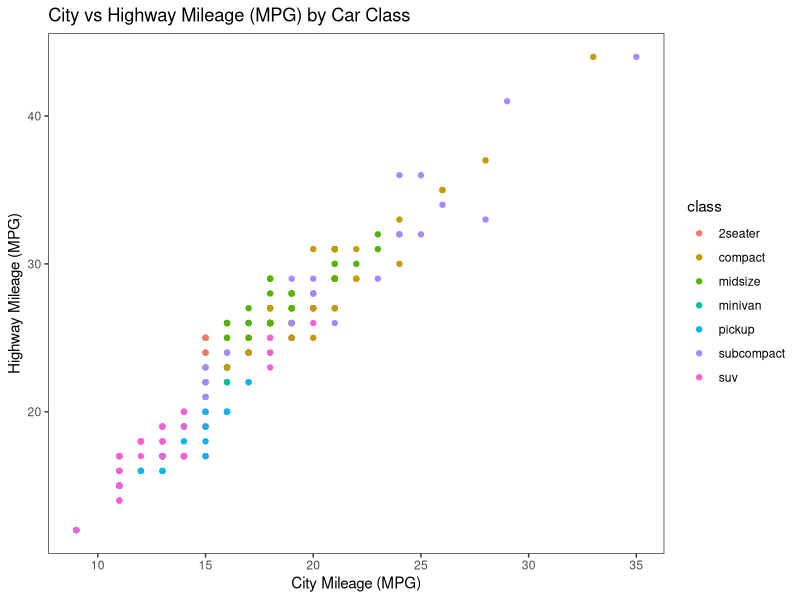
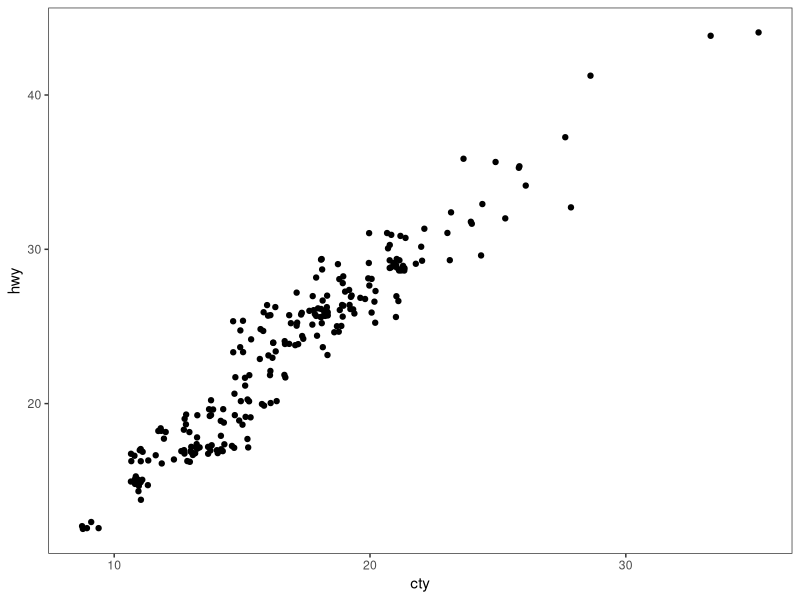
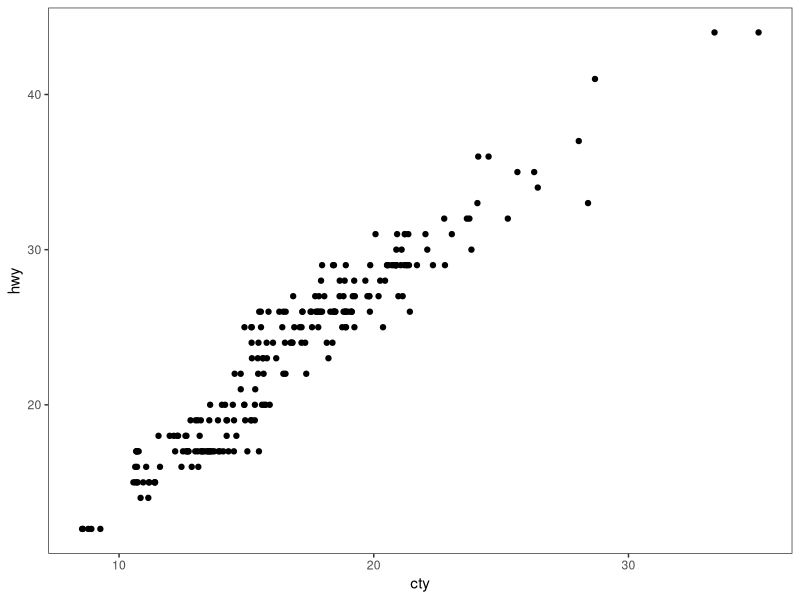
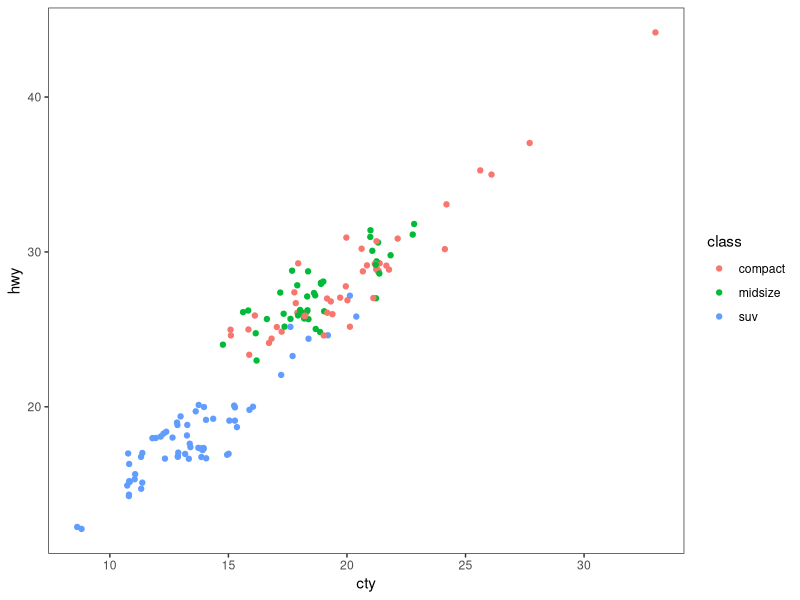
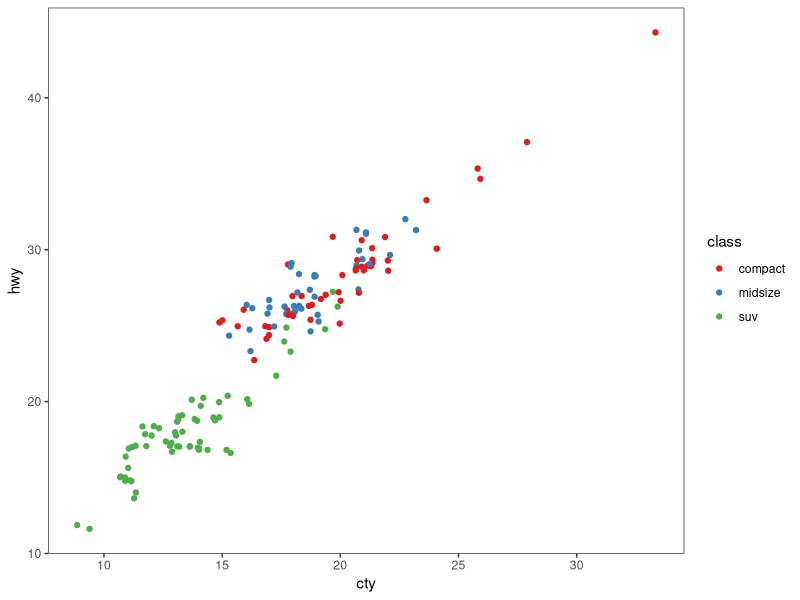
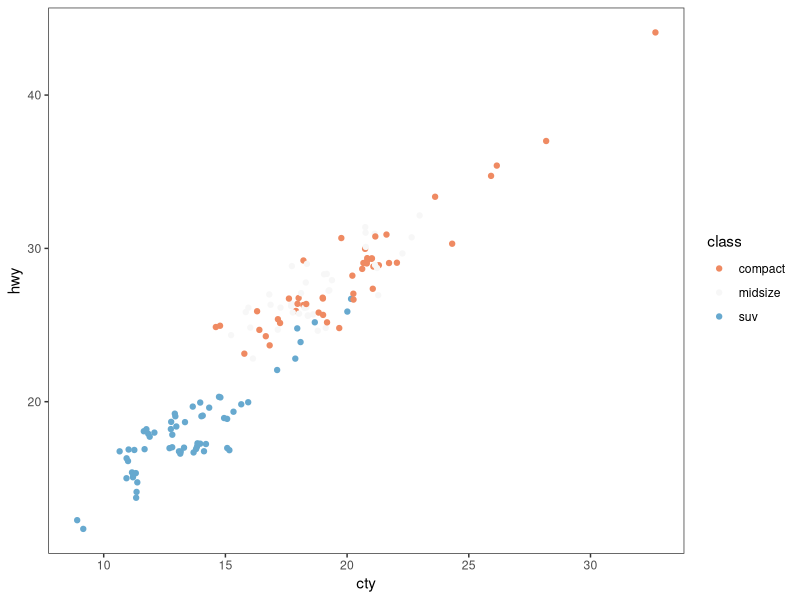
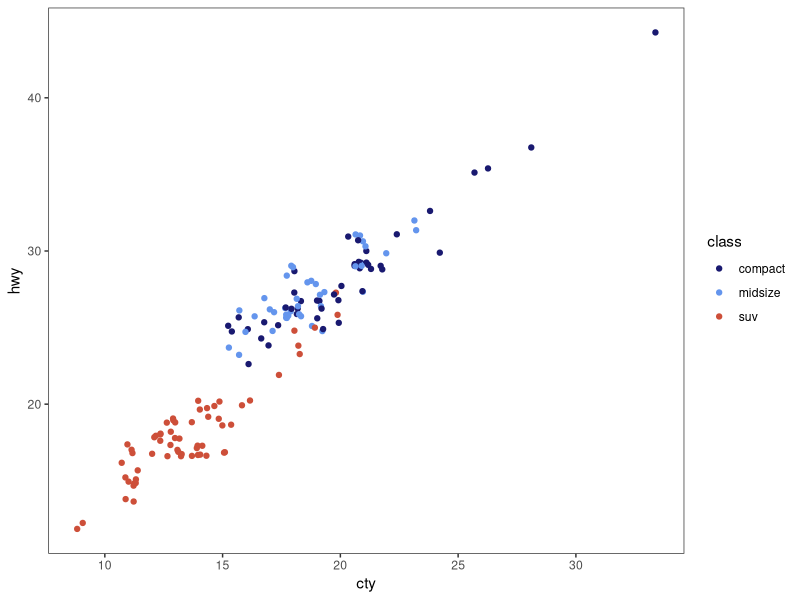
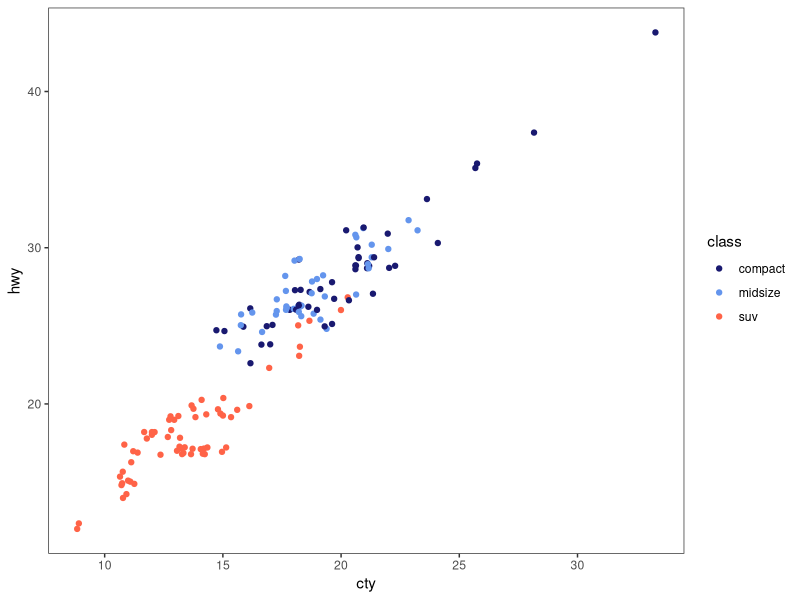

The R script that drew these images, in order: (Note: this script raises an error after producing the figures.)
# ---------------------------------------------------------- #
#### MODULE 3: Plot even more data!                       ####               
# ---------------------------------------------------------- #

## OBJECTIVE:
# 1. To develop a "grammar of graphics".
# 2. To become comfortable using ggplot2 for exploratory data visualization.


# ---------------------------------------------------------- #
#### SET UP:                                              ####
# ---------------------------------------------------------- #
# REMINDER: In RStudio, open the Rproject for our course (UNCG_DataWrangling), 
# pull any changes from GitHub, and navigate to the branch you created for 
# yourself (just a single branch for the whole semester) in RStudio's Git tab.
# Open this week's assignment in this new branch to complete and submit on GitHub.
# Ideally, you'll commit your answers a bit at a time as you work through
# this assignment, rather than committing all at once at the end.

# Reminder of some helpful resources for graphing in R:
# ggplot Cookbook: http://www.cookbook-r.com/Graphs/
# Official ggplot2 Book: https://ggplot2-book.org/
# Themes in ggplot2: https://ggplot2-book.org/polishing.html#themes

# In ggplot2, aesthetic means “something you can see”. Each aesthetic is a
# mapping between a visual cue and a variable.
# Examples include:
# position (i.e., on the x and y axes)
# color (“outside” color)
# fill (“inside” color)
# shape (of points)
# line type
# size

# Each type of geometric object (geom) accepts only a subset of all aesthetics.
# Refer to the geom help pages to see what mappings each geom accepts. Aesthetic
# mappings are set with the aes() function.

# TASK: We will be using the ggplot2 package for graphing. Fortunately, ggplot2 
# is nested within the tidyverse package (along with many others).
# Start by writing code to load the tidyverse library.
# HINT: see the end of assignment #1 if you forgot how to load a package.


library(tidyverse)

# TASK: Write code below to set your theme to black and white and both your major
# AND minor gridlines to element_blank for all plots you'll be making today.
# HINT: Check back to last week's assignment section 1.9 for setting themes for
# all plots.

theme_set(theme_bw() + theme(panel.grid.major = element_blank(),
                             panel.grid.minor = element_blank()))

# ---------------------------------------------------------- #
#### 1.0 CORRELATION                                      ####
# ---------------------------------------------------------- #

# We learned how to make correlations last week, but it never hurts to get
# more practice! Let's start by using a data set built into ggplot2.
# The mpg dataset looks at the gas efficiency of different cars. Run the following
# code to load the data:
data(mpg, package = "ggplot2")

# TASK: Create a scatterplot (i.e., a dot plot) to relate city and highway mileage.
# Color the points by the class of car (class column) and label the x and y axis 
# to be more informative (City Mileage (MPG) vs Highway Mileage (MPG)).
# HINT: Refer back to last week's assignment or the ggplot help resources if you 
# forget how to make a scatterplot.

ggplot(mpg, aes(x = cty, y = hwy, color = class)) + 
  geom_point() +
  labs(x = "City Mileage (MPG)", y = "Highway Mileage (MPG)", title = "City vs Highway Mileage (MPG) by Car Class")

# Looks alright, but the graph may be hiding some information...
# QUESTION: How many data points are in the mpg dataframe?
##ANSWER: There are 234 data points in the mog dataframe.

# QUESTION: Approximately how many dots are in the graph you just made? How does
# that compare to the number of observations in the dataframe?
##ANSWER: There are 78 dots in the graph, this is less than the 234 observations in the dataset. 

# Try another correlation-focused geom that addresses this problem by running
# the following code:
ggplot(data=mpg, aes(x=cty, y=hwy)) + 
  geom_jitter()


# QUESTION: What happened when you created the plot with geom_jitter?
##ANSWER: It changes to a similar scatterplot, but without graphing cars by class and color and with all of the datapoints included. 

# QUESTION: Run the code to create a plot using geom_jitter a second time. Then run it
# again and again. What happens each time? Why is this happening?
##ANSWER: Each time i run the code, the datapoints shift slightly. This is because geom_jitter shifts individual points slightly so that all individual points are visible even those that have the same value. 

# TASK: The default in geom_jitter is to jitter (or slightly move) the points away
# from each other in both the x and y directions. Check the help file for geom_jitter
# and write code below to make a graph where you jitter points in only the x-dimension
# by 0.5.

ggplot(data=mpg, aes(x=cty, y=hwy)) + 
  geom_jitter(width = 0.5, height = 0)


# ---------------------------------------------------------- #
#### 1.1 DETOUR! COLORS, COLORS, COLORS                   ####
# ---------------------------------------------------------- #

# Our world is so colorful, and our graphs can be too! But we want to be mindful
# of our color choices to not only be beautiful, but also informative and accessible.

# TASK: Create a new dataframe that filters our mpg data down to only information
# for car classes compact, midsize, and suv using an %in% statement. Name your 
# new dataframe mpgSubset.
# HINT: Refer back to the Transform assignment if you want help with %in% (or 
# try googling!)

mpgSubset <- mpg %>% filter(class %in% c("compact", "midsize", "suv"))

# ggplot has lots of nice (and some not so nice) built-in color palettes that we 
# can use to fill our bars with color. Try running the following code:
ggplot(data=mpgSubset, aes(x=cty, y=hwy, color=class)) +
  geom_jitter()

# The code above supplies us with ggplot's default color palette, which I find not
# so pleasing. Let's try to change this!

# We can add a statement specifying the scale of colors we would prefer. One way
# to do this is to use other pre-set palettes from ggplot. Run the code below to 
# ask ggplot to use the color brewer's palette called Set 1.
ggplot(data=mpgSubset, aes(x=cty, y=hwy, color=class)) +
  geom_jitter() +
  scale_color_brewer(palette="Set1")

# Alternatively, we could use the "RdBu" palette:
ggplot(data=mpgSubset, aes(x=cty, y=hwy, color=class)) +
  geom_jitter() +
  scale_color_brewer(palette="RdBu")

# QUESTION: Investigate the color brewer's range of palettes at this website: 
# https://r-graph-gallery.com/38-rcolorbrewers-palettes.html
# What do you notice about the colors chosen from each of the palettes that we
# used above? (i.e., does it use the first three colors in the palette? The last
# three? Some other combination?)
##ANSWER: For the "Set1" color palette, it uses the first 3 colors. For the "RdBu" color palette, it uses a combination of colors in the "middle" of the palette, one on the red side (light orange), one white, and one on the blue side (light blue).

# We could also pick out EXACTLY which colors we want for our figure. 
# There are 4 main ways to specify colors in R:
### by name
### by number
### by Hex code
### with the rgb() function

# By Name: R allows you to call more than 600 colors by name! Run the following
# code to see a list:
colors()

# We can put in the colors we chose for each variable by adding the 
# scale_color_manual() function to our plot. Try it out by running the following
# code:
ggplot(data=mpgSubset, aes(x=cty, y=hwy, color=class)) +
  geom_jitter() +
  scale_color_manual(values=c('midnightblue', 'cornflowerblue', 'tomato3'))


# You can also chose colors by number, which are assigned in R.

# TASK: Copy and paste the code to make our scatterplot and replace the color names
# with three numbers of your choice (between 1 and 657). How does your new figure look?
# HINT: remember to remove the quotation marks when calling numbers.


# QUESTION: How do you think you could figure out which color name belongs to
# each color number?
# HINT: Try creating a dataframe from color() by passing it into the
# as.data.frame() function.


# You can also chose colors by Hex code. A Hex color code is a 6-symbol code made
# of up to three 2-symbol elements (6 symbols in length all together). Each of 
# the 2-symbol elements represents a color value in the Red-Green-Blue (RGB) color
# scale from 0 to 255. Hex codes are written with a # in front of them. Let's try
# out calling our colors using hex code.
ggplot(data=mpgSubset, aes(x=cty, y=hwy, color=class)) +
  geom_jitter() +
  scale_color_manual(values=c('#191970', '#6495ED', '#FF6347'))

# There are two great things about hex codes. First, you can call ANY color you 
# want with a hex code. That is, you're not limited to the 657 colors that are
# in ggplot. By specifying the color by hex code, you can pick literally anything!

# TASK: Google the search term "color picker". This should bring up google's color
# picker (in addition to a billion other color picking websites). Use this color
# picker to generate the hex codes for three new colors of your choice. Then copy
# and paste the above code, replacing the hex codes with your color choices.
ggplot(data=mpgSubset, aes(x=cty, y=hwy, color=class)) +
  geom_jitter() +
  scale_color_manual(values=c('#f274ab', '#c4a2f5', '#a2c0f5'))

# The second great thing about hex codes is that you can control the transparency
# of your colors. Transparency is set in a hex code by adding two extra symbols
# to the end, which together make up the "alpha" element. Adding 00 to the end 
# of your hex code will make your color completely transparent, while adding FF 
# to the end will make it completely opaque. Any number/letters in-between will 
# result in partial transparency. You can find a complete list of transparencies
# between 0-100% here: https://gist.github.com/lopspower/03fb1cc0ac9f32ef38f4

# TASK: Try out transparency by copying and pasting your graph code below and
# adding the alpha element to the end of each of your hex codes to make your
# first color 0% transparent, your second color 50% transparent, and your third
# color 100% transparent.

ggplot(data=mpgSubset, aes(x=cty, y=hwy, color=class)) +
  geom_jitter() +
  scale_color_manual(values=c('#f274abFF', '#c4a2f580', '#a2c0f500'))

# QUESTION: What happened to the point that you set to 100% transparent?
##ANSWER: The points are not visible on the graph. 

# Finally, we can set our colors using the rgb() function. This operates very
# similarly to the hex code, where you can pick exactly the color and transparency
# you want. Try it out by running the following code:
ggplot(data=mpgSubset, aes(x=cty, y=hwy, color=class)) +
  geom_jitter() +
  scale_color_manual(values=c(rgb(.10, .10, .44, 1), rgb(.39, .58, .93, 1), rgb(1.0, .39, .28, 1)))

# TASK: Modify the above code to make all of your points 50% transparent.

ggplot(data=mpgSubset, aes(x=cty, y=hwy, color=class)) +
  geom_jitter() +
  scale_color_manual(values=c(rgb(.10, .10, .44, 0.5), rgb(.39, .58, .93, 0.5), rgb(1.0, .39, .28, 0.5)))

# There are so many inventive and artistic people in the world who have expanded
# the offerings for colors in ggplot. Check out some notable ones listed below
# when choosing colors for this assignment.
### Color-blind friendly palettes: https://github.com/JLSteenwyk/ggpubfigs
### Color palettes from vintage National Parks posters: https://github.com/katiejolly/nationalparkcolors
### Color palettes based on Wes Anderson movies: https://github.com/karthik/wesanderson
### Color palettes from famous Dutch paintings: https://github.com/EdwinTh/dutchmasters


# ---------------------------------------------------------- #
#### 1.2 DETOUR! LEGENDS                                  ####
# ---------------------------------------------------------- #

# When you specify colors in your ggplot code, R throws in a bonus legend for free!
# However, this legend is often not as clear or visually appealing as we might 
# prefer. But as with all geometric objects in ggplot, legends can be easily altered.

# Run the following code to create a scatter plot. Feel free to modify the colors
# as you prefer!
ggplot(data=mpgSubset, aes(x=cty, y=hwy, color=class)) +
  geom_jitter() +
  scale_color_manual(values=c('#f274ab', '#73faff', '#ffd663'))

# QUESTION: Where did ggplot get the legend title and values from?
##ANSWER: It got it from the names of the columns used for the aesthetic values. 

# We could change the title and values in our legend by altering the dataframe
# we are passing into ggplot. But that seems a bit drastic. Instead, we can 
# lean on the same code that specifies our color picks to alter the legend text.
# Try it out by running the following code:
ggplot(data=mpgSubset, aes(x=cty, y=hwy, color=class)) + 
  # Creates a plot from the mpgSubset dataset and assigns cit and hwy to 
  # the x and y values and class to color.
  geom_jitter() + 
  # Creates a scatterplot with the jitter function that adds variation to the
  # points, preventing overlap. 
  scale_color_manual(values=c('#FCBA03', '#380754', '#496916'),
                     # Assigns tolors to the classes of cars in the dataset. 
                     name='Class of Car', 
                     # Names the plot legend for class.
                     breaks=c('suv', 'midsize', 'compact'), 
                     # Picks the data values from the class column and
                     # determines their display order.
                     labels=c('SUV', 'Midsize', 'Compact'))
                    # Assigns labels to the classes in the legend. 
                    

# TASK: Label each line of the code above with what it is doing.
# HINT: Check the scale_color_manual help file or ggplot Cookbook for more info.


# IMPORTANT: It is important to pay attention to the order you provide ggplot with 
# your color choices and legend labels! Try running the following code:
ggplot(data=mpgSubset, aes(x=cty, y=hwy, color=class)) + 
  geom_jitter() + 
  scale_color_manual(values=c('#FCBA03', '#380754', '#496916'), 
                     name='Class of Car', 
                     breaks=c('suv', 'midsize', 'compact'), 
                     labels=c('Compact', 'SUV', 'Midsize')) 


# QUESTION: What is wrong with the code above? Why is it so important to be
# careful with the order you pass information into ggplot?
##ANSWER: The code above has a different order for the classes and their respective labels (ie. suv = Compact, midsoze = SUV, compact = Midsize in the legend). It's important to check the order of your code to make sure that it is labelled correctly.

# While changing the legend text and factor order takes place in the scale_color_manual
# step, moving the legend around on the graph page is part of the graph theme. We
# can try this out using the code below:
ggplot(data=mpgSubset, aes(x=cty, y=hwy, color=class)) + 
  geom_jitter() + 
  theme(legend.position='top')


# TASK: Modify the code above to have the legend display along the bottom of
# the figure.
ggplot(data=mpgSubset, aes(x=cty, y=hwy, color=class)) + 
  geom_jitter() + 
  theme(legend.position='bottom')

# We can also have the legend located within the area of the graph itself! We can 
# do this by specifying the coordinates for where the legend should go within the
# graph axes. First we set the legend position and then we set the anchoring 
# position by justifying the legend.
### bottom left: 0,0
### bottom right: 1,0
### top left: 0,1
### top right: 1,1

# Try it out by running the following code:
ggplot(data=mpgSubset, aes(x=cty, y=hwy, color=class)) + 
  geom_jitter() + 
  theme(legend.position=c(1,0), legend.justification=c(1,0))

# QUESTION: What happens if you don't include the code for legend justification
# above?
ggplot(data=mpgSubset, aes(x=cty, y=hwy, color=class)) + 
  geom_jitter()

##ANSWER: The legend appears on the right side of the graph, making the graph narrow and more difficult to interpret. 

# TASK: Copy and paste the code from above. Modify it to place the legend in the
# upper left part of the graph.

ggplot(data=mpgSubset, aes(x=cty, y=hwy, color=class)) + 
  geom_jitter() + 
  theme(legend.position=c(0,1), legend.justification=c(0,1))

# Finally, we might want to remove the legend altogether! We would do so by
# modifying the theme as well. 

# TASK: Check the ggplot cookbook to find the legends section. Read what it says 
# about removing the legend. Then copy and paste the graph code from above. Modify
# the code to remove the legend.

ggplot(data=mpgSubset, aes(x=cty, y=hwy, color=class)) + 
  geom_jitter() + 
  theme(legend.position = "none")


# ---------------------------------------------------------- #
#### 2.0 DEVIATION                                        ####
# ---------------------------------------------------------- #

# Used to compare variation in values between small number of items (or categories) 
# with respect to a fixed reference.

# Whether the graphical type is a deviation graph or a composition graph (or a 
# ranking graph) may depend on the underlying data structure.

# We used geom_bar() last week with factor data to create a bar graph. But
# geom_bar() is a bit tricky because it can make EITHER a bar graph or a histogram
# depending on the data you give it. The default of geom_bar() is to set stat to 
# count so if you give it just a continuous x value, it will make a histogram. Try
# it with the following code:
ggplot(data=mpg, aes(x=hwy)) + 
  geom_bar()

# In order to have the geom create bars and not a histogram, you must:
# 1) Set stat = identity
# 2) Provide both an x and a y inside the aes(), where x is either a character 
# or factor and y is numeric.

# TASK: Create a dataframe of summary statistics for the mpg data, calculating the
# mean, standard deviation, and standard error for highway mpg grouping by class.
# Name the resulting dataframe highwayMPG and your new variables hwy_mean, hwy_sd,
# and hwy_se.
# HINT: Look back at the Transform assignment if you forget how to summarize the
# data. Also recall, standard error = 1.96*standard deviation.

highwayMPG <- mpg %>% group_by(class) %>% 
  summarize(hwy_mean = mean(hwy), hwy_sd = sd(hwy), hwy_se = 1.96 * hwy_sd) %>% ungroup()

# TASK: Create a bar graph showing the average highway MPG on the y-axis and 
# car class on the x-axis. Fill the bars by class. Add in error bar caps that are 20%
# the width pf the bars.
# HINT: Don't forget to change stat from the default in your geom_bar() statement!

ggplot(highwayMPG, aes(x = class, y = hwy_mean, fill = class)) +
         geom_col() +
         geom_errorbar(aes(ymin = hwy_mean - hwy_se,
                           ymax = hwy_mean + hwy_se), width = 0.2) 

# ---------------------------------------------------------- #
#### 2.1 DETOUR! COLORS AND LEGENDS, AGAIN                ####
# ---------------------------------------------------------- #

# Recall that some geometric elements require fills instead of (or sometimes in
# addition to) colors.

# TASK: Create a bar graph with the mpg summary stats with the following parameters:
# (1) Black bar outline
# (2) Bars filled with the color brewer palette "Dark2" using the scale_fill_manual
#     statement
# (3) No legend
# (4) Informative x- and y-axis labels. 
# HINT: Carefully consider whether your color and/or fill should go within an aes() 
# statement, the scale_fill_manual or scale_color_manual statements, or neither.
# If in doubt, try a bunch of ways until it looks how we want it. And consult 
# your helpful ggplot resources on the web.

ggplot(highwayMPG, aes(x = class, y = hwy_mean, fill = class)) +
  geom_col(color = "black") + 
  scale_fill_brewer(palette="Dark2") +
  theme(legend.position = "none") +
  labs(x = "Car Class", y = "Average Highway MPG")

# ---------------------------------------------------------- #
#### 2.2 DETOUR! AXIS MODIFICATIONS                       ####
# ---------------------------------------------------------- #

# Run the following code, feeling free to modify colors as you prefer:
ggplot(data=highwayMPG, aes(x=class, y=hwy_mean, fill=class)) +
  geom_bar(stat='identity') 

# QUESTION: Where is ggplot getting the x-axis tick labels from?
##ANSWER: It is getting the x axis labels from the class column.

# Often our tick labels are not the best. We can modify them to be more informative
# or visually appealing by directly modifying the dataframe, but again this feels
# a bit extreme. Instead, we can directly modify the scale of the axis. For axes
# that deal with categories, we are setting the discrete scale. Try it out by
# running the following code:
ggplot(data=highwayMPG, aes(x=class, y=hwy_mean, fill=class)) +
  geom_bar(stat='identity') +
  scale_x_discrete(labels=c('sport', 'compact', 'midsize', 'minivan', 'pickup', 'subcompact', 'SUV'))

# We can also change the scale of the continuous axes, including how large they are
# and where the tick marks fall as follows:
ggplot(data=highwayMPG, aes(x=class, y=hwy_mean, fill=class)) +
  geom_bar(stat='identity') +
  scale_y_continuous(breaks=seq(0, 50, 10)) +
  coord_cartesian(ylim=c(0,50))

# QUESTION: Try running the code above without the coord_cartesian() statement. 
# What is surprising about the resulting graph? Based on this result, what do you
# think the coord_cartesian() statement does?
ggplot(data=highwayMPG, aes(x=class, y=hwy_mean, fill=class)) +
  geom_bar(stat='identity') +
  scale_y_continuous(breaks=seq(0, 50, 10)) 

##ANSWER: I think coord_cartesian() sets the visual range of the plot.

# We can also add a statement into the scale discrete or continuous statements
# to name our axes, rather than putting in a whole separate step of xlab() or ylab().
# Try it out with the following code:
ggplot(data=highwayMPG, aes(x=class, y=hwy_mean, fill=class)) +
  geom_bar(stat='identity') +
  scale_x_discrete(name='Class of Car') +
  scale_y_continuous(name='Mean Highway MPG')


# Finally, we can flip our axes easily in ggplot as follows:
ggplot(data=highwayMPG, aes(x=class, y=hwy_mean, fill=class)) +
  geom_bar(stat='identity') +
  coord_flip()


# TASK: Let's put it all together. Make a graph of the mpg summary stats with the
# following specifications:
# (1) color by class of car using a color scheme of your choice (not the default)
# (2) plot the class of car on the x-axis and the highway MPG on the y axis
# (3) include better names for the x- and y-axis titles
# (4) include better names for the car classes
# (5) set the scale of the highway mpg to run from 0 to 30 with breaks every 5 
# (6) flip your axes
# (7) remove the legend

ggplot(highwayMPG, aes(x = class, y = hwy_mean, fill = class)) +
  geom_bar(stat = 'identity') +
  scale_fill_brewer(palette = "Set3") +
  labs(x = "Car Class", y = "Average Highway MPG") +
  scale_x_discrete(labels=c('Sport', 'Compact', 'Midsize', 'Minivan', 'Pickup', 'Subcompact', 'SUV')) +
  scale_y_continuous(limits = c(0, 30), breaks = seq(0, 30, 5)) +
  coord_flip() +
  theme(legend.position = "none")


# ---------------------------------------------------------- #
#### 3.0 RANKING                                          ####
# ---------------------------------------------------------- #
# Used to compare the position or performance of multiple items with respect to 
# each other. Actual values matters somewhat less than the ranking.

# TASK: Create a dataframe of summary statistics for the mpg data, calculating the
# mean, standard deviation, and standard error for CITY mpg grouping by class.
# Name the resulting dataframe cityMPG and your new variables city_mean, city_sd,
# and city_se.
# HINT: Look back at the Transform assignment if you forget how to summarize the
# data. Also, standard error = 1.96*standard deviation.

cityMPG <- mpg %>% group_by(class) %>% 
  summarize(city_mean = mean(cty), city_sd = sd(cty), city_se = 1.96 * sd(cty)) %>% ungroup()
  
# Now we want to plot our data in order from smallest to largest city MPG to get
# a ranking. To do so, we need to use the reorder() function to rearrange the data
# going into our x-axis.
ggplot(cityMPG, aes(x=reorder(class, city_mean), y=city_mean)) + 
  geom_bar(stat="identity")

# TASK: Recreate the above ranking figure to include the following:
# (1) class of car on the x-axis with informative axis and tick labels
# (2) MPG ordered from highest to lowest (hint: try google if you're unsure)
# (3) bars with dary grey outlines and filled by class with your favorite color scheme
# (4) error bars with end caps 30% the width of the bars
# (5) y-axis from 0 to 30 with tick marks every 5
# (6) no legend.

ggplot(cityMPG, aes(x=reorder(class, -city_mean), y=city_mean, fill = class)) + 
  scale_y_continuous(limits = c(0, 30), breaks = seq(0, 30, 5)) +
  scale_x_discrete(labels=c('Subcompact', 'Compact', 'Midsize', 'Minivan', 'Sport', 'SUV', 'Pickup')) +
  geom_col(color = "darkgrey") +
  scale_fill_brewer(palette = "Set3") +
  geom_errorbar(aes(ymin = city_mean - city_se, ymax = city_mean + city_se), width = 0.3) +
  theme(legend.position = "none") +
  labs(x = "Car Class", y = "Average City MPG")

# ---------------------------------------------------------- #
#### 4.0 DISTRIBUTION                                     ####
# ---------------------------------------------------------- #
# When you have lots and lots of data points and want to study where and how the
# data points are distributed.

# Histograms can be accomplished with either geom_bar() or geom_histogram()
ggplot(mpg, aes(hwy)) + 
  geom_histogram()

# TASK: Recreate the graph above, but using geom_bar() instead
ggplot(mpg, aes(hwy)) +
  geom_bar()

# TASK: Try making a histogram with the categorical variable 'manufacturer'.
# What error message do you get?
ggplot(mpg, aes(manufacturer)) + 
  geom_histogram()
  #"Error in `geom_histogram()`: ! Problem while computing stat. ℹ Error occurred in the 1st layer.Caused by error in `setup_params()`: ! `stat_bin()` requires a continuous x aesthetic. ✖ the x aesthetic is discrete. ℹ Perhaps you want `stat="count"`?"


# QUESTION: What happens when you follow the advice of the error message and 
# make stat='count'?
ggplot(mpg, aes(manufacturer)) + 
  geom_histogram(stat="count")
#ANSWER: It succesfully made the histogram with the correct x axis. 

# TASK: Make a boxplot comparing the distribution of cty (city mileage) for
# each class of car.
# HINT: Look back to last week if you forget how to make a boxplot.
ggplot(mpg, aes(x = class, y = cty)) +
  geom_boxplot()

# We can also make a different type of distribution, a violin plot using the 
# geom_violin statement as follows:
ggplot(mpg, aes(x=class, y=cty)) + 
  geom_violin()

# QUESTION: What does a violin plot show? Check google if you're unsure.
#ANSWER: The violin plot shows the distributions of the numeric data using density curves (similar to a box plot, but with density curves).

# ---------------------------------------------------------- #
#### 5.0 COMPOSITION                                      ####
# ---------------------------------------------------------- #
# Bar charts and pie charts are classic ways of showing composition of a dataset.

# TASK: Let's get some data for this task by determining the number of cars from 
# each car manufacturer in our mpg dataframe. We can do this as follows:
manufacturerFreq <- mpg %>% 
  group_by(manufacturer) %>% 
  summarize(frequency=length(manufacturer)) %>% 
  ungroup()

# TASK: Make a bar graph of the number of cars (frequency) by manufacturer using
# the dataframe we created above.

ggplot(manufacturerFreq, aes(x = manufacturer, y = frequency)) +
  geom_col()

# We can switch the bar chart you created above into a pie chart simply by changing
# the coordinate system through a series of steps as follows:

ggplot(manufacturerFreq, aes(x=manufacturer, y=frequency)) +
  geom_bar(stat="identity") +
  coord_polar()

ggplot(manufacturerFreq, aes(x=manufacturer, y=frequency, fill=manufacturer)) +
  geom_bar(stat="identity") +
  coord_polar()

ggplot(manufacturerFreq, aes(x="", y=frequency, fill=manufacturer)) +
  geom_bar(stat="identity", width=1) +
  coord_polar()

ggplot(manufacturerFreq, aes(x="", y=frequency, fill=manufacturer)) +
  geom_bar(stat="identity", width=1) +
  coord_polar(theta="y")

ggplot(manufacturerFreq, aes(x="", y=frequency, fill=manufacturer)) +
  geom_bar(stat="identity", width=1) +
  coord_polar(theta="y", start=0) +
  theme_void() +
  theme(legend.title = element_text(size = 12.5), 
        legend.text  = element_text(size = 8.5),
        legend.key.size = unit(.75, "lines"))

# TASK: Annotate the code below to describe what each line does:
ggplot(manufacturerFreq, aes(x="", y=frequency, fill=manufacturer)) +
  # Creates a plot from manufacturerFreq with no x axis, a y axis for frequency, and fileld with manufacturer. 
  geom_bar(stat="identity", width=1) +
  # Creates a bar graph using numbers from the dataset with a width of 1
  coord_polar(theta="y", start=0) +
  # Turns the bar graph into a circle, creating a pie chart, theta = y ensures that each "slice" reaches to the end of the circle and start = 0 indicates that the first data point should be at the "12 o clock" position of the pie chart." 
  theme_void() +
  # Sets the theme to void, removing any background elements like grid lines.
  theme(legend.title = element_text(size = 12.5), 
        # Sets the side for the text of the title of the legend.
        legend.text  = element_text(size = 8.5),
        # Sets the size for the text of the legend
        legend.key.size = unit(0.75, "lines"))
        # Sets the size of the legend key as 75% of the size of the text


# ---------------------------------------------------------- #
#### 6.0 CHANGE                                           ####
# ---------------------------------------------------------- #

# Time series are often best visualized with line graphs. Let's try this out
# with some new data:
data("economics")

# TASK: Use the economics dataset to plot the number of people who are unemployed
# over time (unemploy vs date). Make a scatterplot, then connect the points with 
# lines using geom_line().
# HINT: use ?economics to get more information about this dataset.




# ---------------------------------------------------------- #
#### GROUPS AND MAPS                                      ####
# ---------------------------------------------------------- #

# Let's save these for group project options, this assignment is really long!









# REMEMBER: Save and push your script when you're done with this assignment!
